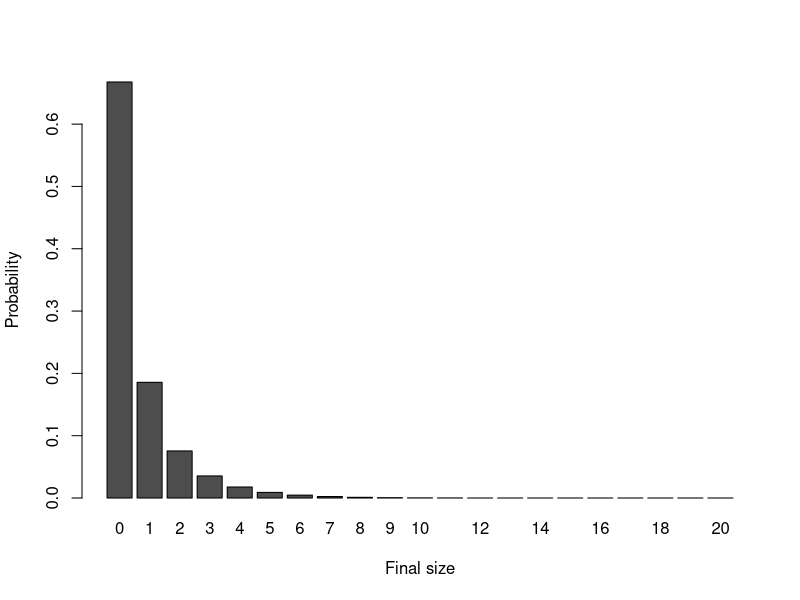
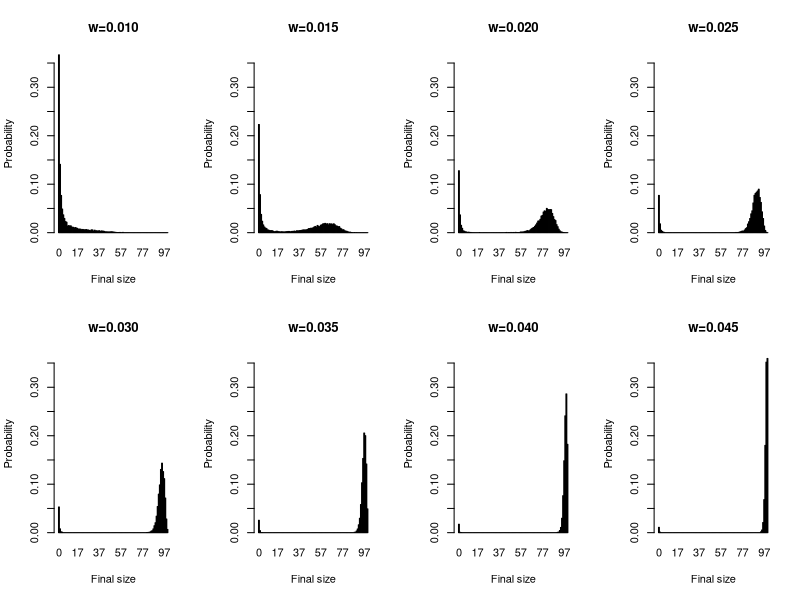
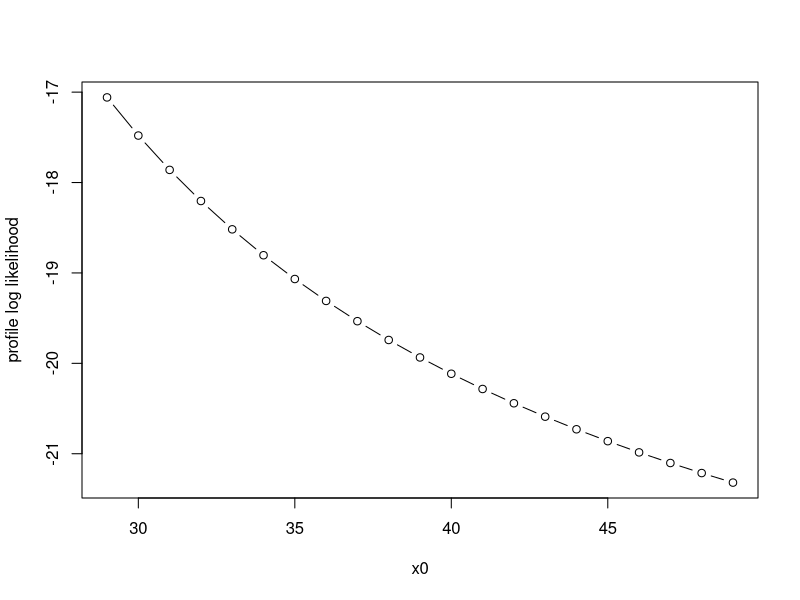
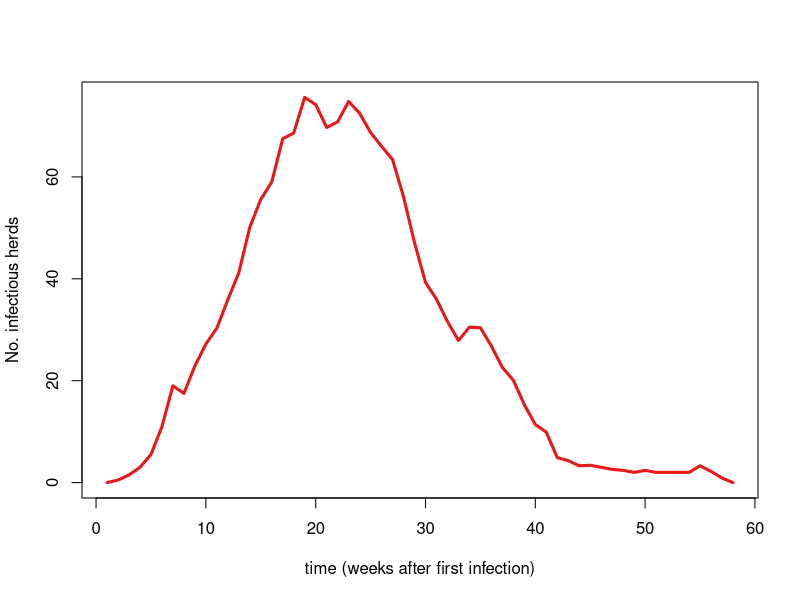
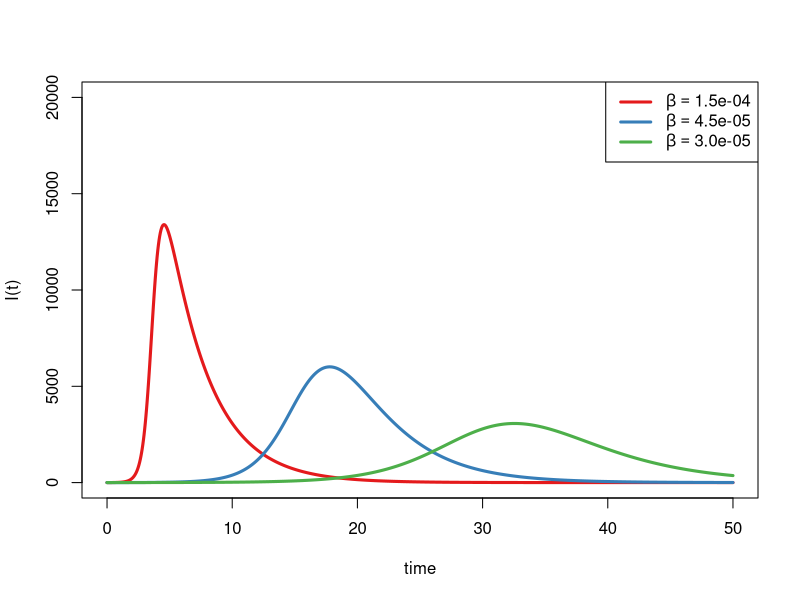
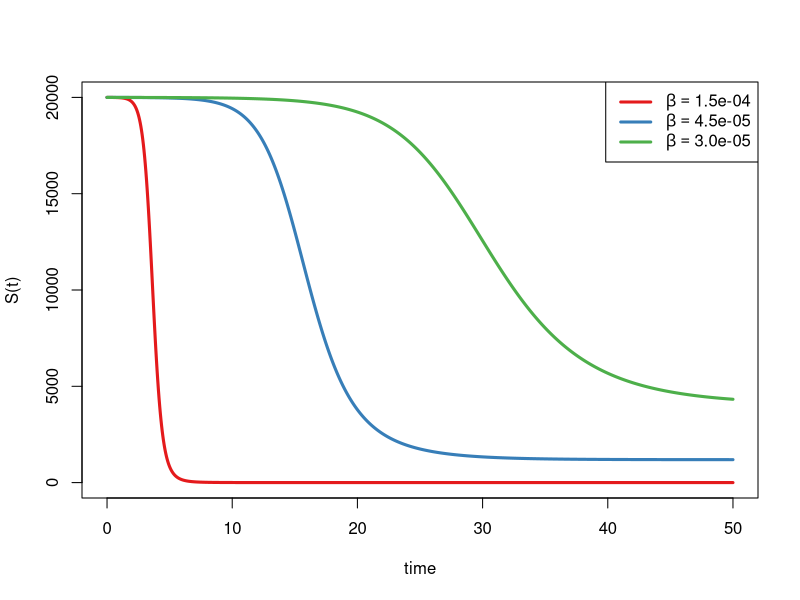
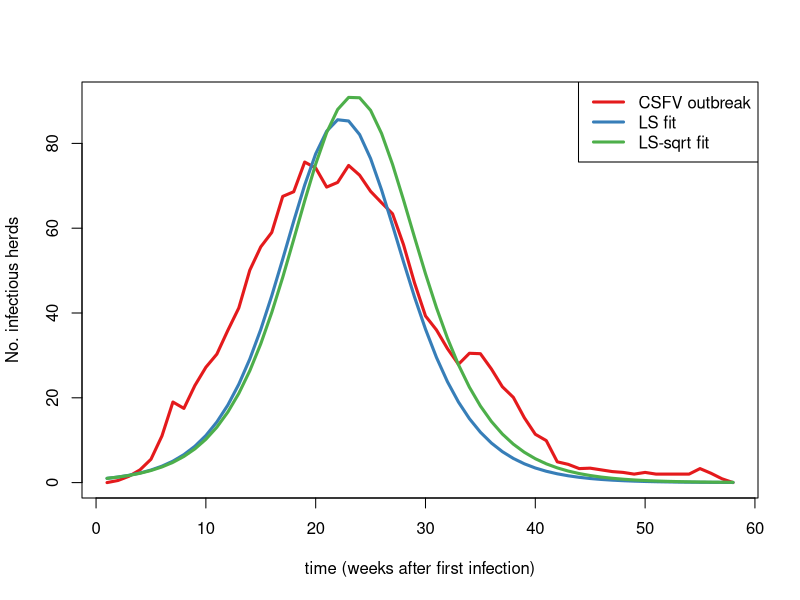
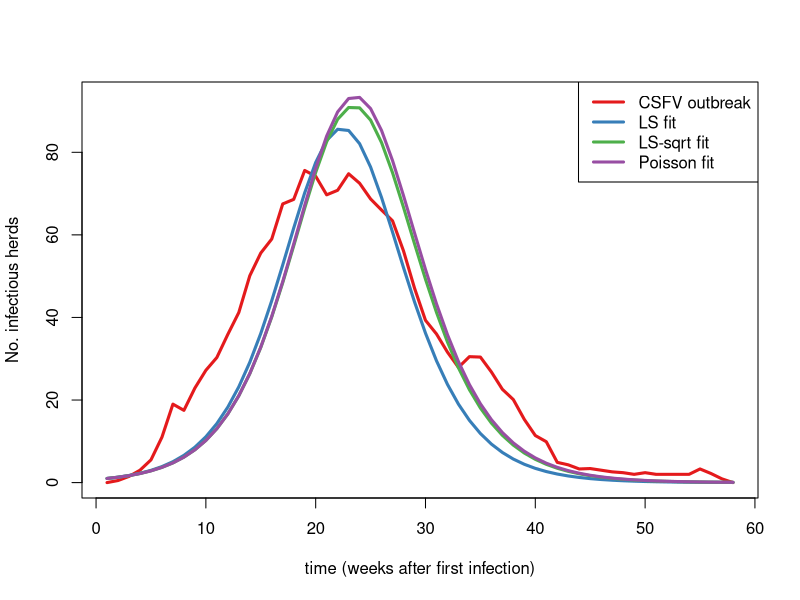

These figures' R source, in order:
## ----echo=FALSE,results='hide',message=FALSE----------------------------------
######################################################################
### Author: Michael Höhle <http://www.math.su.se/~hoehle>
### Course: The Mathematics and Statistics of Infectious Disease Outbreaks
###         (MT3002 - Summer 2020) at the Department of Mathematics,
###         Stockholm University.
###         (https://kurser.math.su.se/course/view.php?id=911)
###         given by Tom Britton and Michael Höhle
###    
### License:
### This work is licensed under a <a rel="license"
### href="http://creativecommons.org/licenses/by-sa/4.0/">Creative Commons
### Attribution-ShareAlike 4.0 International License</a>.
###
### Description:
###  Rnw File for lecture 2
###
### History:
###  -- 10 Jun 2020 file created 
######################################################################

options(width=100)
set.seed(123)
library(tidyverse)
library(RColorBrewer)


## -----------------------------------------------------------------------------
######################################################################
#Laplace transform of stoch. variable X=c=1
######################################################################
Lc <- function(theta) {
 return(exp(-theta*1))
}

#############################################################################
# Find final sizes of Reed Frost chain binomial model by sampling from
# it. 
#
# Parameters:
#  n - Initial number of susceptible
#  m - Initial infected
#  q - avoidance probability, c.f. Britton2000 p.4
#  samples - number of RF processes to sample.
#
# Note:
# The sampling function is a vector version sampling from all processes
# simultaneously. Ceased processes continue running, and their NA's
# are taken care of.
#############################################################################

fsize.RF <- function(n, m, q, samples) {
  #Initial susceptible
  xj <- matrix(data=n,nrow=samples,ncol=1) 
  #Initial infectives
  yj <- matrix(data=m,nrow=samples,ncol=1) 

  #Loop over all (samples) simulations until they all
  #are ceased.
  while (sum((yj>0)) & sum((xj>0))) {
    #Sample from all processes concurrently
    yj <- rbinom(samples,xj,1-(q^yj))
    
    #If xj=0 the particular process gives NA's. We need to fix this.
    yj[is.na(yj)] <- 0

    #Update all xj
    xj <- xj - yj
  }
  #Done 
  return(n-xj) 
}

##################################################################  
# Calculate distribution of final size of standard SIR epidemic.
# C.f. Theorem 2.2.
#
# Parameters:
#   n - population size
#   m - initial number of infectious
#   lambda - transmission parameter
#   phi - Laplace transform of the stoch. var. I
#
# Note:  When n becomes large (n>35-40 in Fig 2.2 example the
#        solve command doesn't work anymore, coz of near singular
#        matrix. More stable implementation is necessary.
#
# Example:
#  Pfinal <- fsize.SIR(35,1,1.5,Lc)
##################################################################  

fsize.SIR <- function(n,m,lambda,phi) {
  #Declare matrices in linear eqn. system Ax=b.
  #Note: size+1 since we also include index 0.
  A <- matrix(data=0,nrow=n+1,ncol=n+1)
  b <- matrix(data=NA,nrow=n+1,ncol=1)

  #Fill them according to Theorem 2.2 in Britton 2000.
  for (l in 0:n) {
    for (k in 0:l) {
    A[l+1,k+1] <- choose(n-k,l-k) / (phi(lambda*(n-l)/n)^(k+m))
    }
    b[l+1] <- choose(n,l)
    #Process indicitor if slow: print(l)
  }
  #Solve the linear equation system. Note: A can be near singular if n
  #is large. Numerical improvement?
  #In R: Use  Pfinal <- forwardsolve(A,b), which gives a little more
  #stability
  Pfinal <- solve(A,b)
  # Done
  return(Pfinal)
}


fsize.hist <- function(n=50,m=1,lambda=1.5,samples=10000,ylim=NULL,plot=TRUE, title=TRUE) {
  #RF by simulation, note q=exp(-lambda/(n+m)?? Does not appear so.
  if (n>30) {
    cat("Sample size too large. Using simulation.\n")
    f1 <- fsize.RF(n,m,exp(-lambda/(n)),samples)
    f2 <- table(factor(f1,levels=0:n))/length(f1)
  } else {
    #Use exact method
    f2 <- fsize.SIR(n,m,lambda,Lc)
  }

  
  #Plot the two for comparison. Note: We plot Z, the final
  #size and not Z+1 as in Fig 2.2
  if (plot) {
      if(title){
    barplot(t(f2),main=paste("w=",sprintf("%.3f",1-exp(-lambda/n)),sep=""),xlab="Final size",names.arg=0:n,ylab="Probability",ylim=ylim)
}
      else{
    barplot(t(f2),main="",xlab="Final size",names.arg=0:n,ylab="Probability",ylim=ylim)
}
      
}
  #Done
  invisible(as.numeric(f2))
}


## -----------------------------------------------------------------------------
#Figure for the presentation
n <- 20
w <- 0.02


## ----fig.width=7,fig.height=3.5-----------------------------------------------
lambdas <- -n*log(1-w)
#lambdas <- seq(0.6,4.32,length=8)
#w <- 1-exp(-lambdas/n) ; lambdas <- -log(1-0.25)*n

maxpmf <- max(sapply(lambdas, function(lambda) {
  max(fsize.hist(n=n,m=1,lambda=lambda,samples=10000,plot=FALSE))
}))

#par(mfrow=c(2,4))
invisible(sapply(lambdas, function(lambda) {
  fsize.hist(n=n,m=1,lambda=lambda,samples=10000,ylim=c(0,maxpmf),plot=TRUE, title=FALSE)
}))



## -----------------------------------------------------------------------------
n <- 100
w <- seq(0.01, 0.045, length=8)
lambdas <- -n*log(1-w)
#lambdas <- seq(1.0,4.0,length=8)
maxpmf <- max(sapply(lambdas, function(lambda) {
  max(fsize.hist(n=n,m=1,lambda=lambda,samples=10000,plot=FALSE))
}))

par(mfrow=c(2,4))
invisible(sapply(lambdas, function(lambda) {
  fsize.hist(n=n,m=1,lambda=lambda,samples=10000,ylim=c(0,maxpmf),plot=TRUE)
}))



## ----echo=TRUE, code = capture.output(dump('fsize.RF', ''))-------------------


## ----echo=TRUE,results='markup',tidy=FALSE------------------------------------
######################################################################
# Likelihood function for the Reed-Frost model
#
# Parameters:
#  w.logit - logit(w) to have unrestricted parameter space
#  x       - vector containing the number of susceptibles at each time
#  y       - vector containing the number of infectious   at each time
#
######################################################################

l <- function(w.logit,x,y) {
  if (length(x) != length(y)) { stop("x and y need to be the same length") }
  K <- length(x)
  w <- plogis(w.logit)
  theta <- 1 - (1-w)^y
  return(sum(dbinom( y[-1], size=x[-K], prob=theta[-K],log=TRUE)))
}

# Epidemic D in Table 4.1 of Daley and Gani (1999), assuming all susceptibles got infected
y <- c(1, 4, 14, 10, 1, 0)
x <- numeric(length(y))
x[1] <- sum(y[-1])
x[2:length(x)] <- x[1]-cumsum(y[-length(y)])

mle <- optim(par=0,fn=l,method="BFGS",x=x,y=y,control=list(fnscale=-1),hessian=TRUE)
# Maximum likelihood estimator
(w.hat <- plogis(mle$par))

## ----echo=FALSE, results="hide"-----------------------------------------------
# 95% confidence interval
(w.95ci <- plogis( mle$par + c(-1,1)*qnorm(0.975)* sqrt(-1/as.vector(mle$hess))))


## ----fig.align="center"-------------------------------------------------------
x0 <- seq(sum(y[-1]), sum(y[-1])+20, 1)
w.hat <- numeric(length(x0))
log.lik <- numeric(length(x0))
for(i in 1:length(x0)){
    x[1] <- x0[i]
    x[2:length(x)] <- x[1]-cumsum(y[-length(y)])
    
    mle <- optim(par=0,fn=l,method="BFGS",x=x,y=y,control=list(fnscale=-1),hessian=TRUE)
    w.hat[i] <- plogis(mle$par)
    log.lik[i] <- mle$value
}

par(mfrow=c(1,1))
plot(x0, log.lik, type="b", ylab="profile log likelihood", axes=TRUE)


## ----fig.width=7,fig.height=4.5-----------------------------------------------

csfv <- read.table("Data/csfv.txt",col.names=c("t","I"))
pal <- brewer.pal(3,"Set1")
plot(csfv$t,csfv$I,lwd=3,type="l",lty=1,ylab="No. infectious herds",xlab="time (weeks after first infection)",col=pal[1])



## ----echo=FALSE, results="hide"-----------------------------------------------
# Load pkg.
suppressPackageStartupMessages(library(deSolve))


## ----SIRDIFF------------------------------------------------------------------
##############################################################################
# Function to compute the derivative of the ODE system
#
#  t - time
#  y - current state vector of the ODE at time t
#  parms - Parameter vector used by the ODE system
#
# Returns:
#  list containing dS(t)/dt and dI(t)/dt
##############################################################################

sir <- function(t,y, parms) {
  beta <- parms[1]
  gamma <- parms[2]
  S <- y[1]
  I <- y[2]
  return(list(c(S=-beta*S*I,I=beta*S*I-gamma*I)))
}


## -----------------------------------------------------------------------------

gamma <- 0.3
## beta.grid <- c(0.001,0.00005, 0.00003)
beta.grid <- c(1.5e-04, 4.5e-05, 3.0e-05)
N <- 20000
times <- seq(0,50,length=1000)

#R0 for the 3 examples
(R0 <- beta.grid*N/gamma)


## ----fig.width=7,fig.height=4.5-----------------------------------------------
I <- sapply(beta.grid, function(beta) {
  lsoda(y=c(N-1,1), times=times, func=sir,parms=c(beta,gamma))[,3]
})
pal <- brewer.pal(length(beta.grid),"Set1")
matplot(times,I,type="l",lwd=3,lty=1,col=pal,xlab="time",ylab="I(t)", ylim=c(0, N))
#legend(x="topright",paste("beta=",sprintf("%.5f",beta.grid),sep=""),lty=1,lwd=3,col=pal)
#Expressions in the legend
beta.grid.str <- format(beta.grid, scientific=TRUE)
leg <- c(as.expression(substitute(beta==val,list(val=beta.grid.str[1]))),as.expression(substitute(beta==val,list(val=beta.grid.str[2]))),as.expression(substitute(beta==val,list(val=beta.grid.str[3]))))
legend(x="topright",legend=leg,lty=1,lwd=3,col=pal)



## ----fig.width=7,fig.height=4.5, fig.align="center"---------------------------
S <- sapply(beta.grid, function(beta) {
  lsoda(y=c(N-1,1), times=times, func=sir,parms=c(beta,gamma))[,2]
})
pal <- brewer.pal(length(beta.grid),"Set1")
matplot(times,S,type="l",lwd=3,lty=1,col=pal,xlab="time",ylab="S(t)")
legend(x="topright",legend=leg,lty=1,lwd=3,col=pal)


## ----echo=FALSE---------------------------------------------------------------

N <- 21500
#sumy <- sum(csfv$I)
sumy <- 429
f <- sumy/N
R0 <- -log(1-f)/f



## ----echo=TRUE----------------------------------------------------------------
##############################################################################
# Function to compute the derivative of the ODE system
#
#  t - time
#  y - current state vector of the ODE at time t
#  parms - Parameter vector used by the ODE system
#
# Returns:
#  list containing dS(t)/dt and dI(t)/dt
##############################################################################

sir <- function(t,y, parms) {
  beta <- parms[1]
  gamma <- parms[2]
  S <- y[1]
  I <- y[2]
  return(list(c(S=-beta*S*I,I=beta*S*I-gamma*I)))
}



## ----echo=TRUE----------------------------------------------------------------
######################################################################
#Least-squares fit
######################################################################

ll.gauss <- function(theta, take.sqrt=FALSE) {
  #Solve ODE using the parameter vector theta
  res <- lsoda(y=c(N-1,1), times=csfv$t, func=sir, parms=exp(theta))
  #Squared difference?
  if (take.sqrt==FALSE) {
    return(sum(dnorm(csfv$I,mean=res[,3],sd=1,log=TRUE)))
  } else { 
    return(sum(dnorm(sqrt(csfv$I),mean=sqrt(abs(res[,3])),sd=1,log=TRUE)))
  }
}


## ----echo=TRUE----------------------------------------------------------------
#Determine MLE
N <- 21500
mle <- optim(log(c(0.00002,3)), fn=ll.gauss,control=list(fnscale=-1))

#Show estimates and resulting R0 estimate
beta.hat <- exp(mle$par)[1]
gamma.hat <- exp(mle$par)[2]
R0.hat <- beta.hat*N/gamma.hat


## ----echo=TRUE, results="show"------------------------------------------------
mu <- lsoda(y=c(N-1,1), times=csfv$t, func=sir,parms=exp(mle$par))
head(mu, n=3)


## ----echo=FALSE---------------------------------------------------------------
mle2 <- optim(log(c(0.00002,3)), fn=ll.gauss, take.sqrt=TRUE, control=list(fnscale=-1))
beta.hat2 <- exp(mle2$par)[1]
gamma.hat2 <- exp(mle2$par)[2]
R0.hat2 <- beta.hat2*N/gamma.hat2
mu2 <- lsoda(y=c(N,1), times=csfv$t, func=sir,parms=exp(mle2$par))


## ----fig.width=7,fig.height=4.0, fig.align="center"---------------------------
pal <- brewer.pal(4,"Set1")
matplot(mu[,1],cbind(csfv$I,mu[,3],mu2[,3]),type="l",lwd=3,lty=1,ylab="No. infectious herds",xlab="time (weeks after first infection)",col=pal)
legend(x="topright",c("CSFV outbreak","LS fit", "LS-sqrt fit"), lty=1,col=pal,lwd=3)


## ----echo=FALSE, warning=FALSE------------------------------------------------
######################################################################
# Poisson likelihood
######################################################################

ll.pois <- function(theta) {
  #Solve ODE using the parameter vector theta
  res <- lsoda(y=c(N-1,1), times=csfv$t, func=sir, parms=exp(theta))
  #Poisson likelihood
  return(sum(dpois(round(csfv$I),lambda=res[,3],log=TRUE)))
}

#Determine MLE
mle <- optim(mle$par, fn=ll.pois,control=list(fnscale=-1))

#Show results
(beta.hat <- exp(mle$par)[1])
(gamma.hat <- exp(mle$par)[2])
(R0.hat <- beta.hat*N/gamma.hat)
muP <- lsoda(y=c(N-1,1), times=csfv$t, func=sir,parms=exp(mle$par))

## ----fig.width=7,fig.height=4.0-----------------------------------------------
matplot(mu[,1],cbind(csfv$I,mu[,3],mu2[,3], muP[,3]),type="l",lwd=3,lty=1,ylab="No. infectious herds",xlab="time (weeks after first infection)",col=pal)
legend(x="topright",c("CSFV outbreak","LS fit", "LS-sqrt fit", "Poisson fit"),lty=1,col=pal,lwd=3)


## ----echo=FALSE,eval=FALSE----------------------------------------------------
## #Estimate R0 from final size data
## f <- 429/N
## (R0.hat.finalsize <- -log(1-f)/f)


## ----cache=TRUE---------------------------------------------------------------
######################################################################
# Simulate simple SIR model using the Gillespie-Algorithm
#
# Params:
#  T - max time
#  lambda - transmission rate
#  gamma - recovery rate (mu(X) = d*X) 
#  n - initial number of susceptibles. Always initially one infective
#  m - initial number of infectives
######################################################################

rSIR <- function(T,beta,gamma,n,m) {
  #Initialize (x= number of susceptibles)
  t <- 0
  x <- n
  y <- m

  #Possible events
  eventLevels <- c("S->I","I->R")
  #Initialize result
  events <- data.frame(t=t,x=x,y=y,event=NA)
  #Loop until we are past time T
  while (t < T & (y>0)) {
      #Draw the waiting type for each possible event
      wait <-  rexp(2,c("S->I"=beta*x*y,"I->R"=gamma*y))
      #Which event occurs first
      i <- which.min(wait)
      #Advance Time
      t <- t+wait[i]
      #Update population according to the eventy type
      if (eventLevels[i]=="S->I") { x <- x-1 ; y <- y+1}
      if (eventLevels[i]=="I->R") { y <- y-1 }
      #Store result
      events <- rbind(events,c(t,x,y,i))
  }
  #Recode event type and return
  events$event <- factor(eventLevels[events$event], levels=eventLevels)
  return(events)
}

##Select parameters as in the example
beta <- 0.01
gamma <- 0.5
S0 <- 100
(R0 <- beta*S0/gamma)
T <- 500
nSim <- 10
#Do a few simulations
set.seed(124)
trajs <- lapply( 1:nSim, function (x) {
    rSIR(T,beta=beta,gamma=gamma,n=S0,m=1)
})


## -----------------------------------------------------------------------------
for (i in 1:length(trajs)) {
    plotf <- if (i==1) plot else lines
    plotf(trajs[[i]]$t,trajs[[i]]$x,type="s",ylim=c(0,S0),xlab="Time",ylab="Susceptibles")
    #lines(c(trajs[[i]]$t[nrow(trajs[[i]])],1e99),rep(trajs[[1]]$x[nrow(trajs[[i]])],2))
    points(trajs[[i]]$t[nrow(trajs[[i]])],trajs[[i]]$x[nrow(trajs[[i]])],cex=1,pch=20)
}


## ----echo=TRUE, code = capture.output(dump('rSIR', ''))-----------------------
